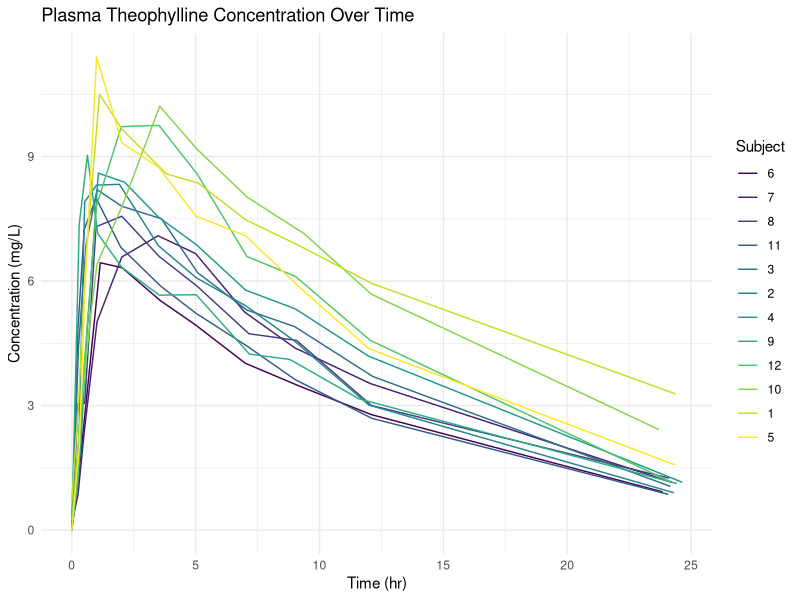

Here is the R script that generated this plot:
# Import tidyverse
library(tidyverse)

# Import theoph data
data("Theoph")

head(Theoph)
tail(Theoph)

# The Theoph dataset contains data on the pharmacokinetics of theophylline:
# Subject: Identifier of the subject
# Time: Time since drug administration (hr)
# conc: Plasma theophylline concentration (mg/L)
# Weight: Weight of the subject (kg)
# Dose: Dose of the drug administered (mg/kg)

# Plot 1: Plasma concentration vs Time for all subjects
ggplot(Theoph, aes(x = Time, y = conc, color = factor(Subject))) +
  geom_line() +
  labs(title = "Plasma Theophylline Concentration Over Time",
       x = "Time (hr)",
       y = "Concentration (mg/L)",
       color = "Subject") +
  theme_minimal()


# subset(Theoph, Subject == 1)
# 
# sub1 <- subset(Theoph, Subject == 1)
# sub1$conc
# 
# # find mean of concentration of subject 1
# mean(sub1$conc)
# 
# # find max of concentration of subject 1
# max(sub1$conc)
# 
# # plot subject 1 concentration vs time
# plot(x = sub1$Time, y = sub1$conc)
# 
# #plot all subjects concentration vs time
# plot(x = Theoph$Time, y = Theoph$conc, col = Theoph$Subject)